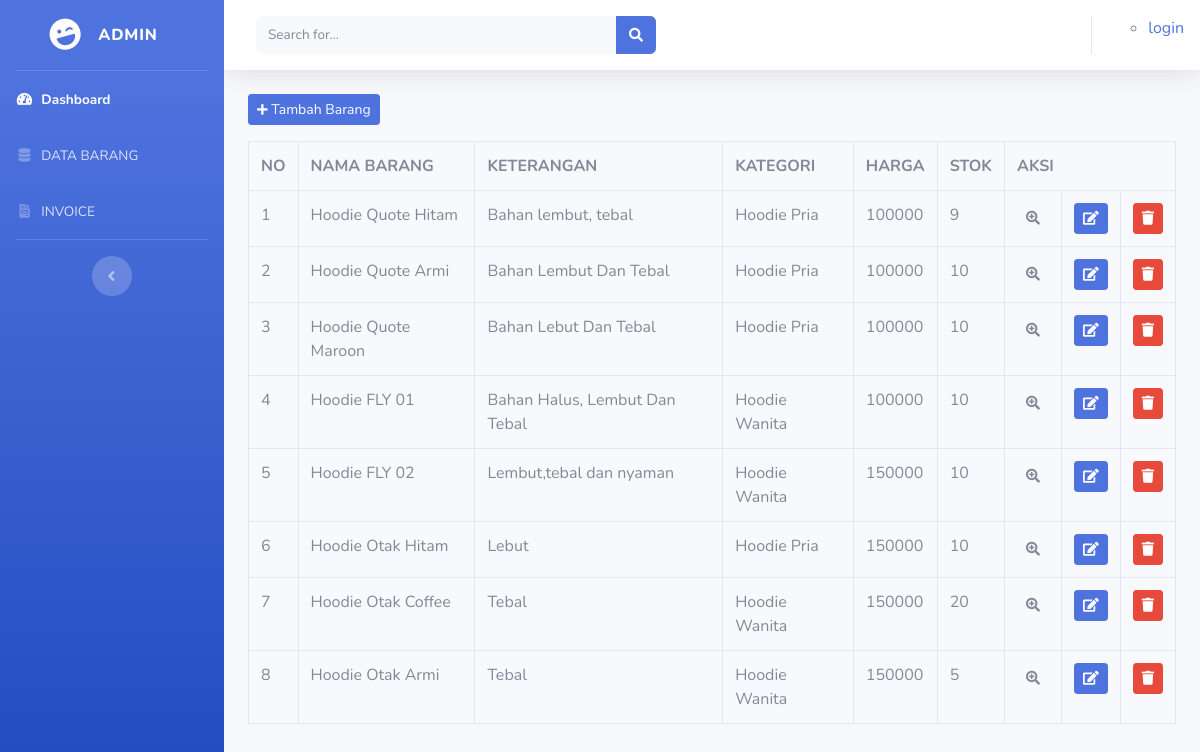
Page /index.php/admin/data_barang on the committed database.
### tables this page shows
CREATE TABLE IF NOT EXISTS `tbl_barang` (
`id_brg` int(11) NOT NULL,
  `nama_brg` varchar(120) NOT NULL,
  `keterangan` varchar(225) NOT NULL,
  `kategori` varchar(60) NOT NULL,
  `harga` int(11) NOT NULL,
  `stok` int(4) NOT NULL,
  `gambar` text NOT NULL
);

### application/controllers/admin/data_barang.php (called while the page is built, shortened)
<?php
class data_barang extends CI_Controller{
	public function index()
	{
		$data['barang'] = $this->model_barang->tampil_data()->result();
		$this->load->view('templates_admin/header');
		$this->load->view('templates_admin/sidebar');
		$this->load->view('admin/data_barang', $data);
		$this->load->view('templates_admin/footer');
	}
}

### index.php (called while the page is built, shortened)
<?php
require_once BASEPATH.'core/CodeIgniter.php';

### application/models/model_barang.php (called while the page is built, shortened)
<?php
class model_barang extends CI_Model{
	public function tampil_data(){
		return $this->db->get('tbl_barang');
	}
}

### application/views/admin/data_barang.php (the view, shortened to what this page needs)
<div class="container-fluid">
	<button class="btn btn-sm btn-primary mb-3" data-toggle="modal" data-target="#tambah_barang"><i class="fas fa-plus fa-sm"></i> Tambah Barang</button>
	<table class="table table-bordered">
		<tr>
			<th>NO</th>
			<th>NAMA BARANG</th>
			<th>KETERANGAN</th>
			<th>KATEGORI</th>
			<th>HARGA</th>
			<th>STOK</th>
			<th colspan="3">AKSI</th>
		</tr>
		<?php
		$no=1;
		foreach($barang as $brg) : ?>
			<tr>
				<td><?php echo $no++ ?></td>
				<td><?php echo $brg->nama_brg ?></td>
				<td><?php echo $brg->keterangan ?></td>
				<td><?php echo $brg->kategori ?></td>
				<td><?php echo $brg->harga ?></td>
				<td><?php echo $brg->stok ?></td>
				<td><div class="btn btn-succes btn-sm"><i class="fas fa-search-plus"></i></div></td>
				<td><?php echo anchor('admin/data_barang/edit/' .$brg->id_brg, '<div class="btn btn-primary btn-sm"><i class="fa fa-edit"></i></div>') ?></td>
				<td><?php echo anchor('admin/data_barang/hapus/' .$brg->id_brg, '<div class="btn btn-danger btn-sm"><i class="fa fa-trash"></i></div>') ?></td>
			</tr>
		<?php endforeach; ?>
	</table>
</div>

### rows in the picture
tbl_barang: nama_brg "Hoodie Quote Hitam", keterangan "Bahan lembut, tebal", kategori "Hoodie Pria", harga "100000", stok "9"
tbl_barang: nama_brg "Hoodie Quote Armi", keterangan "Bahan Lembut Dan Tebal", kategori "Hoodie Pria", harga "100000", stok "10"
tbl_barang: nama_brg "Hoodie Quote Maroon", keterangan "Bahan Lebut Dan Tebal", kategori "Hoodie Pria", harga "100000", stok "10"
tbl_barang: nama_brg "Hoodie FLY 01", keterangan "Bahan Halus, Lembut Dan Tebal", kategori "Hoodie Wanita", harga "100000", stok "10"
tbl_barang: nama_brg "Hoodie FLY 02", keterangan "Lembut,tebal dan nyaman", kategori "Hoodie Wanita", harga "150000", stok "10"
tbl_barang: nama_brg "Hoodie Otak Hitam", keterangan "Lebut", kategori "Hoodie Pria", harga "150000", stok "10"
tbl_barang: nama_brg "Hoodie Otak Coffee", keterangan "Tebal", kategori "Hoodie Wanita", harga "150000", stok "20"
tbl_barang: nama_brg "Hoodie Otak Armi", keterangan "Tebal", kategori "Hoodie Wanita", harga "150000", stok "5"

### other values in the picture
anchor ('auth/login', 'login') "login"
